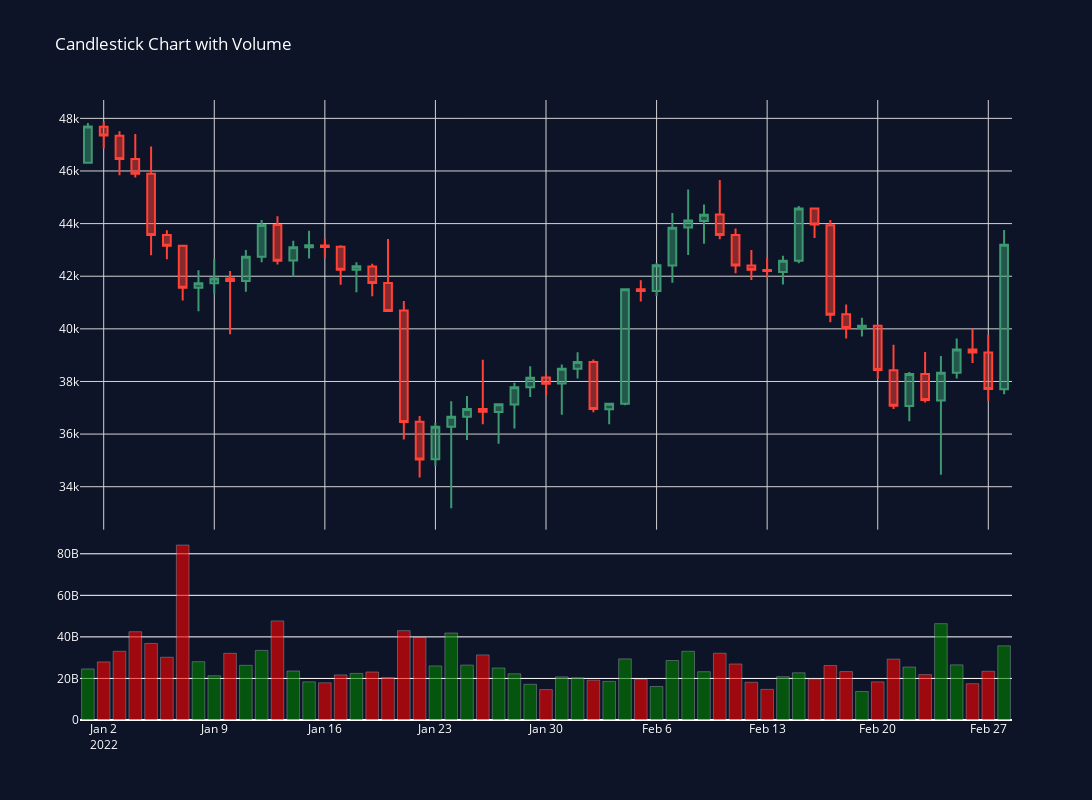

Notebook code for this chart:
### Code cell
data = yf.download("BTC-USD", start="2022-01-01", end="2022-03-01")

colors = ['green' if row['Close'] > row['Open'] else 'red' for index, row in data.iterrows()]
fig = make_subplots(rows=2, cols=1, shared_xaxes=True, row_heights=[0.7, 0.3], vertical_spacing=0.01)

# remove summary bar from ployly chart
fig.update_layout(showlegend=False)

fig.add_trace(go.Candlestick(x=data.index,
                open=data['Open'],
                high=data['High'],
                low=data['Low'],
                close=data['Close'],
                ),
              row=1, col=1)


# Add the volume bars
fig.add_trace(
    go.Bar(
        x=data.index,
        y=data['Volume'],
        name='Volume',
        marker=dict(color=colors, opacity=0.6)
    ),
    row=2, col=1
)


fig.update_layout(
    height=800,  # increase height to 600 pixels
    width=1200,  # increase width to 800 pixels
    xaxis_rangeslider_visible=False,
    title_text="Candlestick Chart with Volume",
    paper_bgcolor='rgb(13, 20, 39)',
    plot_bgcolor='rgb(13, 20, 39)',
    font_color='white',
    xaxis=dict(gridcolor='lightgrey', gridwidth=1),
    yaxis=dict(gridcolor='lightgrey',gridwidth=1),
    margin=dict(l=20, r=20, t=20, b=20),
)


# fig.show(renderer="browser")
fig.show()
